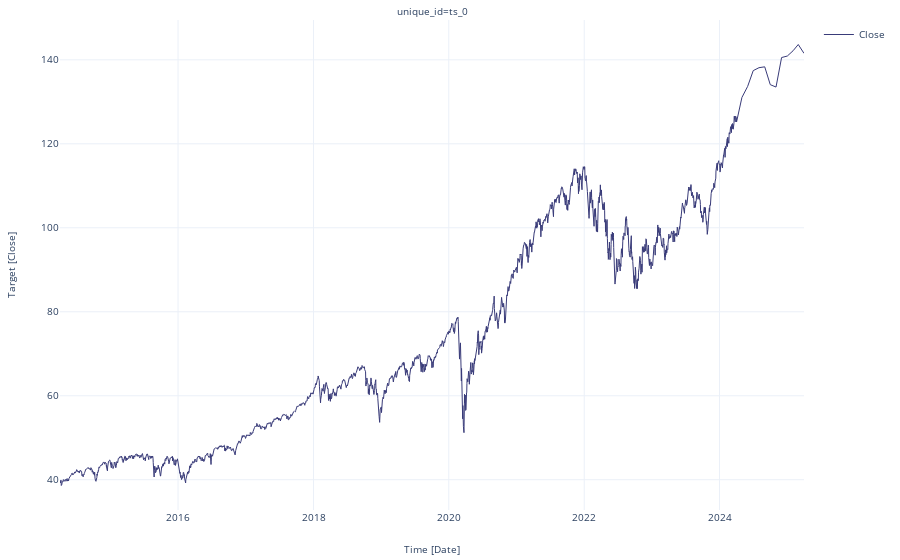

The notebook cell this image was saved under:
### Code cell
timegpt.plot(pred_df, time_col='Date', target_col='Close', engine='plotly')

### Figure 1 — Plotly figure (JSON) as saved in the notebook; plotly's stock layout.template omitted (floating-point values rounded to 4 significant figures; data arrays with more than 128 entries replaced by an {"elided": "..."} marker saying what was removed)
{"data": [{"legendgroup": "Close", "line": {"color": "#393b79", "width": 1}, "mode": "lines", "name": "Close", "showlegend": true, "type": "scatter", "x": {"elided": "2527 str values"}, "xaxis": "x", "y": {"elided": "2527 float values"}, "yaxis": "y"}], "layout": {"annotations": [{"font": {"size": 10}, "showarrow": false, "text": "unique_id=ts_0", "x": 0.5, "xanchor": "center", "xref": "paper", "y": 1, "yanchor": "bottom", "yref": "paper"}, {"font": {"size": 10}, "showarrow": false, "text": "Time [Date]", "x": 0.5, "xanchor": "center", "xref": "paper", "y": 0, "yanchor": "top", "yref": "paper", "yshift": -30}, {"font": {"size": 10}, "showarrow": false, "text": "Target [Close]", "textangle": -90, "x": 0, "xanchor": "right", "xref": "paper", "xshift": -40, "y": 0.5, "yanchor": "middle", "yref": "paper"}], "autosize": true, "font": {"size": 10}, "margin": {"b": 50, "l": 60, "r": 10, "t": 20}, "xaxis": {"anchor": "y", "autorange": true, "domain": [0, 1], "range": ["2014-04-04", "2025-04-01"], "showticklabels": true, "type": "date", "visible": true}, "yaxis": {"anchor": "x", "autorange": true, "domain": [0, 1], "range": [32.79, 149.5], "type": "linear"}}}
